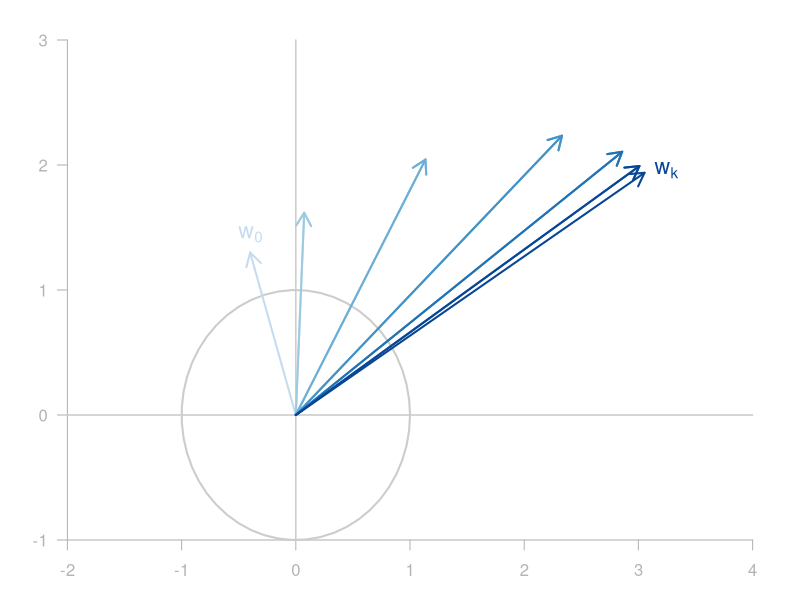
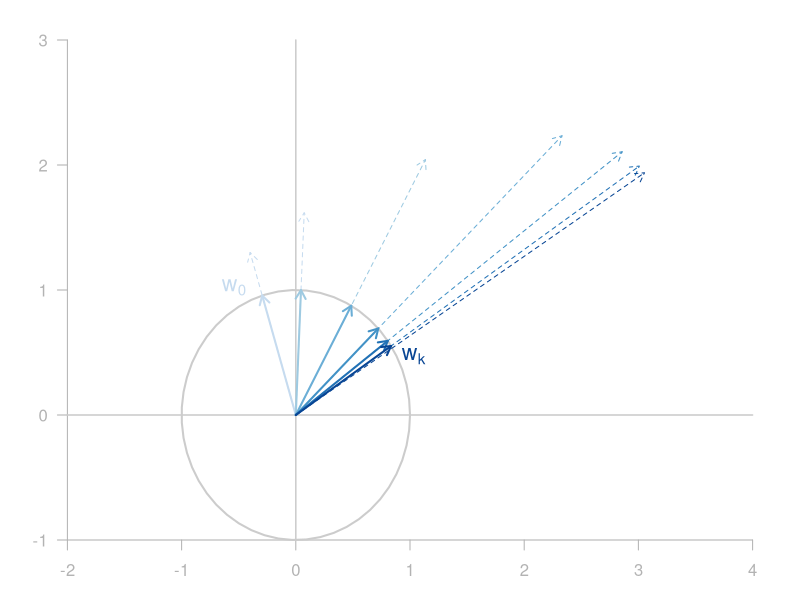

Source code (R) for these figures, in order:
## ---- chunk 1
knitr::opts_chunk$set(echo = TRUE, error = TRUE)
## ---- chunk 2
# Gram Schmidt algorithm
# x: matrix to be decomposed
# epsilon: threshold tolerance
gram_schmidt <- function(x, epsilon = 1e-15) {
  m <- ncol(x)
  Q <- x
  k <- 0
  R <- matrix(0, m, m)
  for (i in 1:m) {
    if (i > 1) {
      for (j in 1:(i-1)) {
        a <- sum(Q[,i]*Q[,j])
        R[j,i] <- a
        Q[,i] <- Q[,i] - (a * Q[,j])
      }
    }
    a <- sqrt(sum(Q[,i]^2))
    if (a < epsilon) next()
    Q[,i] <- Q[,i] / a
    R[i,i] <- a
    k <- k + 1
  }
  return(list(Q = Q, R = R, rank = k))
}
## ---- chunk 3
set.seed(567)
X <- matrix(rnorm(15), 5, 3)
Y <- qr(X)
Y

qr.Q(Y)
qr.R(Y)
## ---- chunk 4
library(car)
library(RColorBrewer)

a <- matrix(c(3, 1, 1, 2), 2, 2)
x <- y <- c(-1.5, 3)

op = par(mar = c(2, 2, 1, 1))
plot(x, y, xlim = c(-2,4), ylim = c(-1, 3), 
     type = "n", axes = FALSE)
axis(side = 1, pos = -1, col = "gray70", col.ticks = "gray70", 
     col.axis = "gray70")
axis(side = 2, pos = -2, las = 2, col = "gray70", 
     col.ticks = "gray70", col.axis = "gray70")
segments(0, -1, 0, 3, col = "gray80", lwd = 1.5)
segments(-2, 0, 4, 0, col = "gray80", lwd = 1.5)
ellipse(c(0, 0), diag(2), 1, col = "gray80", center.cex = 0)
u <- c(-0.4, 1.3)
r = brewer.pal(n=8, name="Blues")[3:8]
for (i in 1:6) {
  arrows(0, 0, u[1], u[2], col = r[i], length = 0.15, lwd = 2)
  u <- u / sqrt(sum(u*u))
  v <- colSums(u*a)
  arrows(0, 0, v[1], v[2], col = r[i], length = 0.15, lwd = 2)
  u <- v
}
text(x = -0.4, y = 1.3, expression(w[0]), col = r[1], pos = 3, cex = 1.3)
text(x = v[1], y = v[2], expression(w[k]), col = r[6], pos = 4, cex = 1.3)
par(op)
## ---- chunk 5
library(car)
library(RColorBrewer)

a <- matrix(c(3, 1, 1, 2), 2, 2)
x <- y <- c(-1.5, 3)

op = par(mar = c(2, 2, 1, 1))
plot(x, y, xlim = c(-2,4), ylim = c(-1, 3), 
     type = "n", axes = FALSE)
axis(side = 1, pos = -1, col = "gray70", col.ticks = "gray70", 
     col.axis = "gray70")
axis(side = 2, pos = -2, las = 2, col = "gray70", 
     col.ticks = "gray70", col.axis = "gray70")
segments(0, -1, 0, 3, col = "gray80", lwd = 1.5)
segments(-2, 0, 4, 0, col = "gray80", lwd = 1.5)
ellipse(c(0, 0), diag(2), 1, col = "gray80", center.cex = 0)
u <- c(-0.4, 1.3)
r = brewer.pal(n=8, name="Blues")[3:8]
arrows(0, 0, u[1], u[2], col = r[1], length = 0.1, lwd = 1, lty = 2)
for (i in 1:6) {
  u <- u / sqrt(sum(u*u))
  v <- colSums(u*a)
  arrows(0, 0, u[1], u[2], col = r[i], length = 0.1, lwd = 2)
  arrows(0, 0, v[1], v[2], col = r[i], length = 0.1, lwd = 1, lty = 2)
  u <- v
}
text(x = -0.35, y = 1, expression(w[0]), col = r[1], pos = 2, cex = 1.3)
text(x = 0.84, y = 0.45, expression(w[k]), col = r[6], pos = 4, cex = 1.3)
par(op)
